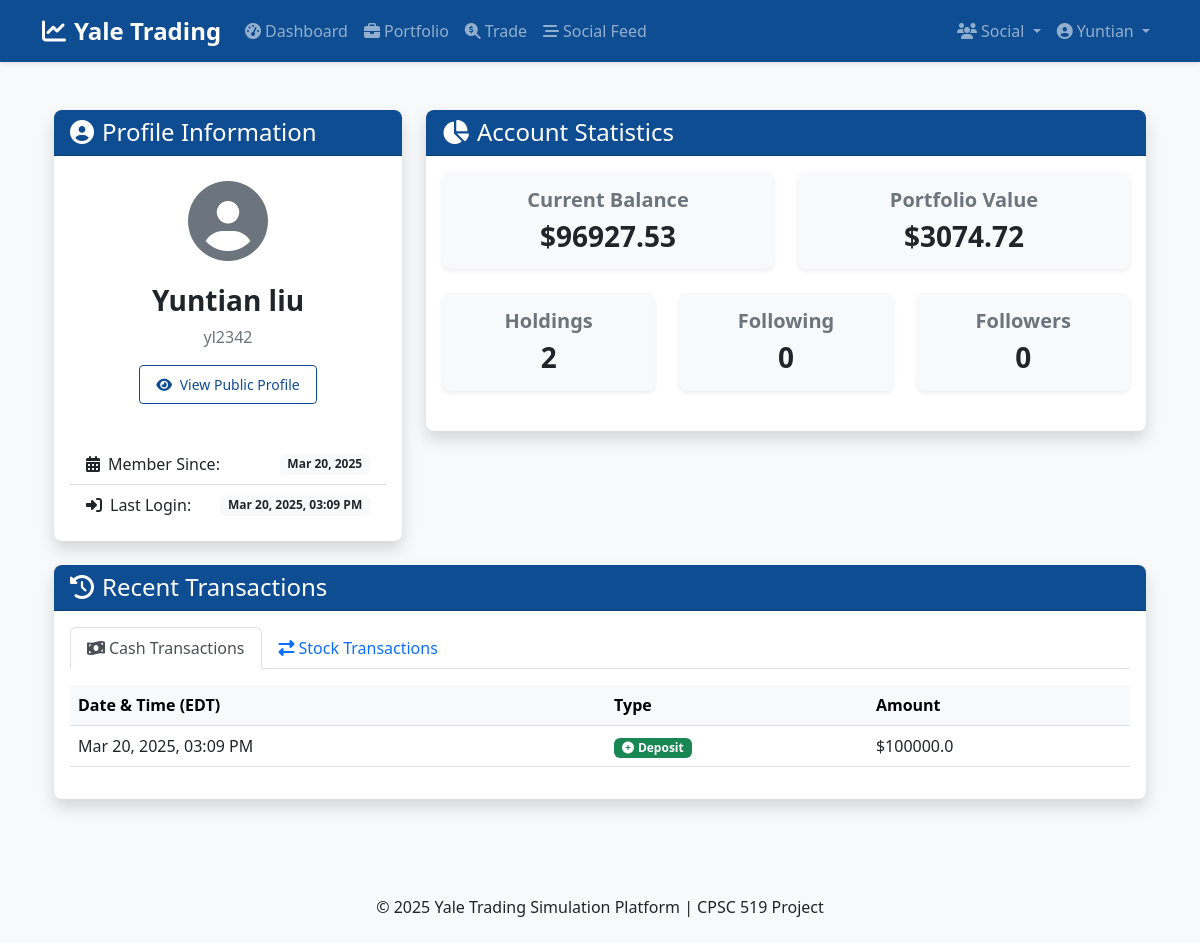
Before: /profile (signed in) with the older database file.
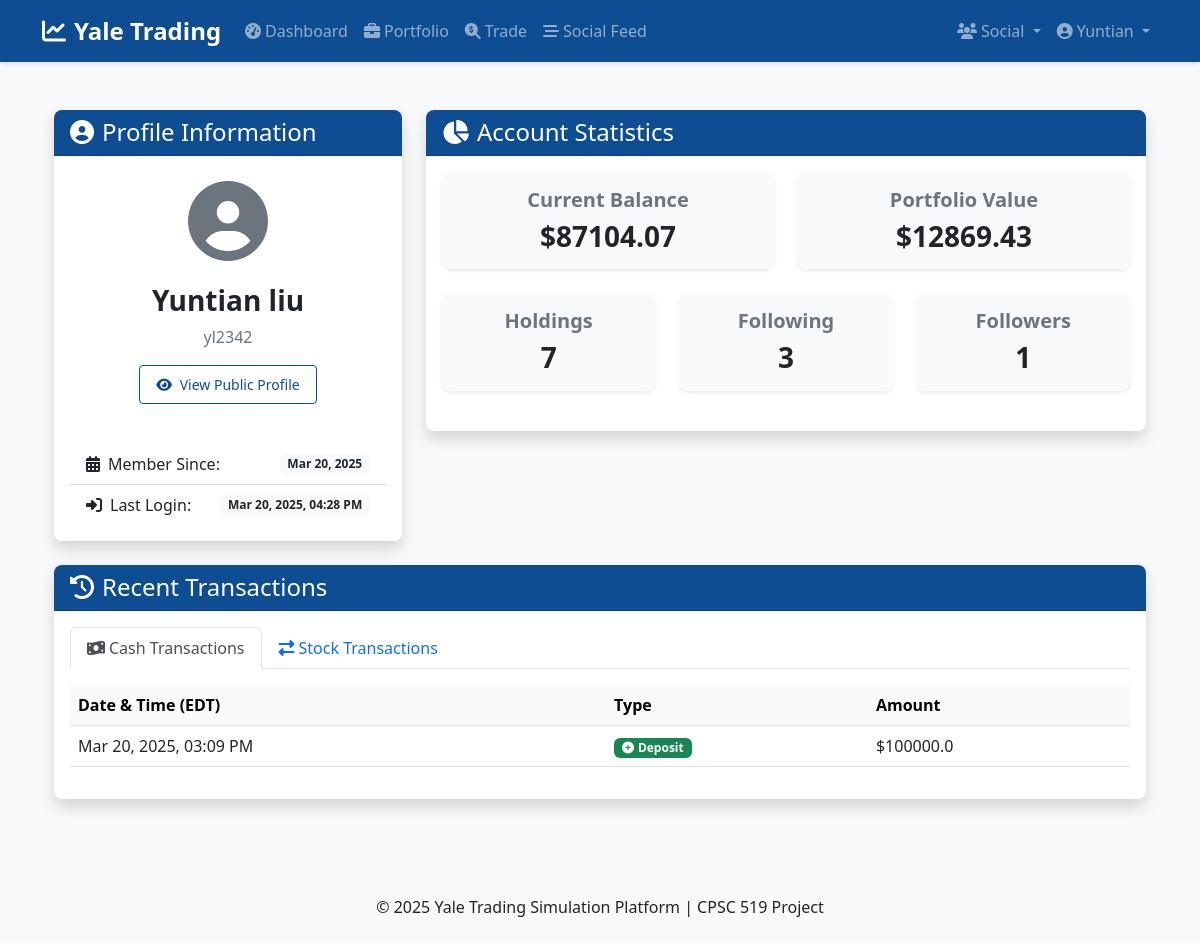
After: the same page with the newer database file.
### app/models/user.py (models this page shows, shortened)
class User(db.Model, UserMixin):
    id = db.Column(db.Integer, primary_key=True)
    net_id = db.Column(db.String(20), unique=True, nullable=False)
    password_hash = db.Column(db.String(128), nullable=False)
    first_name = db.Column(db.String(50), nullable=False)
    last_name = db.Column(db.String(50), nullable=False)
    balance = db.Column(db.Float, default=0.0)
    created_at_edt = db.Column(db.DateTime, default=datetime.now(zoneinfo.ZoneInfo("America/New_York")))
    last_login_edt = db.Column(db.DateTime, default=datetime.now(zoneinfo.ZoneInfo("America/New_York")))
    is_active = db.Column(db.Boolean, default=True)
    portfolio = db.relationship('StockHolding', backref='user', lazy=True)
    transactions = db.relationship('Transaction', backref='user', lazy=True)
    cash_transactions = db.relationship('CashTransaction', backref='user', lazy=True)
    posts = db.relationship('TradingPost', backref='author', lazy=True)
    comments = db.relationship('Comment', backref='author', lazy=True)
    followed = db.relationship(
        'User', secondary=followers,
        primaryjoin=(followers.c.follower_id == id),
        secondaryjoin=(followers.c.followed_id == id),
        backref=db.backref('followers', lazy='dynamic'), lazy='dynamic'
    )
    def get_portfolio_value(self):
        total_value = 0.0
        for holding in self.portfolio:
            total_value += holding.quantity * holding.current_price
        return total_value

### app/models/stock.py (models this page shows, shortened)
class StockHolding(db.Model):
    id = db.Column(db.Integer, primary_key=True)
    user_id = db.Column(db.Integer, db.ForeignKey('user.id'), nullable=False)
    ticker = db.Column(db.String(10), nullable=False)
    company_name = db.Column(db.String(100), nullable=False)
    quantity = db.Column(db.Float, nullable=False, default=0)
    average_buy_price = db.Column(db.Float, nullable=False)
    current_price = db.Column(db.Float, nullable=False)
    last_updated = db.Column(db.DateTime, default=datetime.now(zoneinfo.ZoneInfo("America/New_York")), onupdate=datetime.now(zoneinfo.ZoneInfo("America/New_York")))

class CashTransaction(db.Model):
    id = db.Column(db.Integer, primary_key=True)
    user_id = db.Column(db.Integer, db.ForeignKey('user.id'), nullable=False)
    transaction_type = db.Column(db.String(10), nullable=False)  # 'deposit' or 'withdraw'
    amount = db.Column(db.Float, nullable=False)
    timestamp = db.Column(db.DateTime, default=datetime.now(zoneinfo.ZoneInfo("America/New_York")))

### app/controllers/auth.py (the view)
@auth_bp.route('/profile', methods=['GET'])
@login_required
def profile():
    return render_template('auth/profile.html', title='My Profile')

### app/models/user.py (called while the page is built)
@login_manager.user_loader
def load_user(user_id):
    return User.query.get(int(user_id))

### app/templates/auth/profile.html (shortened to what this page needs)
{% extends "layout.html" %}
{% block content %}
<div class="container py-4">
    <div class="row">
        <div class="col-lg-4 mb-4">
            <div class="card shadow">
                <div class="card-header bg-primary text-white">
                    <h2 class="h4 mb-0"><i class="fas fa-user-circle me-2"></i>Profile Information</h2>
                </div>
                <div class="card-body">
                    <div class="text-center mb-4">
                        <div class="display-1 text-muted mb-3">
                            <i class="fas fa-user-circle"></i>
                        </div>
                        <h3>{{ current_user.first_name }} {{ current_user.last_name }}</h3>
                        <p class="text-muted">{{ current_user.net_id }}</p>
                        <a href="{{ url_for('social.user_profile', user_id=current_user.id) }}" class="btn btn-sm btn-outline-primary mb-3">
                            <i class="fas fa-eye me-1"></i> View Public Profile
                        </a>
                    </div>
                    <div class="list-group list-group-flush">
                        <div class="list-group-item d-flex justify-content-between align-items-center">
                            <span><i class="fas fa-calendar-alt me-2"></i>Member Since:</span>
                            <span class="badge bg-light text-dark">{{ current_user.created_at_edt.strftime('%b %d, %Y') }}</span>
                        </div>
                        <div class="list-group-item d-flex justify-content-between align-items-center">
                            <span><i class="fas fa-sign-in-alt me-2"></i>Last Login:</span>
                            <span class="badge bg-light text-dark">{{ current_user.last_login_edt.strftime('%b %d, %Y, %I:%M %p') }}</span>
                        </div>
                    </div>
                </div>
            </div>
        </div>
        <div class="col-lg-8 mb-4">
            <div class="card shadow">
                <div class="card-header bg-primary text-white">
                    <h2 class="h4 mb-0"><i class="fas fa-chart-pie me-2"></i>Account Statistics</h2>
                </div>
                <div class="card-body">
                    <div class="row">
                        <div class="col-md-6 mb-4">
                            <div class="card bg-light">
                                <div class="card-body text-center">
                                    <h5 class="text-muted">Current Balance</h5>
                                    <h3 class="mb-0">${{ current_user.balance|round(2) }}</h3>
                                </div>
                            </div>
                        </div>
                        <div class="col-md-6 mb-4">
                            <div class="card bg-light">
                                <div class="card-body text-center">
                                    <h5 class="text-muted">Portfolio Value</h5>
                                    <h3 class="mb-0">${{ current_user.get_portfolio_value()|round(2) }}</h3>
                                </div>
                            </div>
                        </div>
                    </div>
                    <div class="row">
                        <div class="col-md-4 mb-4">
                            <div class="card bg-light">
                                <div class="card-body text-center">
                                    <h5 class="text-muted">Holdings</h5>
                                    <h3 class="mb-0">{{ current_user.portfolio|length }}</h3>
                                </div>
                            </div>
                        </div>
                        <div class="col-md-4 mb-4">
                            <div class="card bg-light">
                                <div class="card-body text-center">
                                    <h5 class="text-muted">Following</h5>
                                    <h3 class="mb-0">{{ current_user.followed.count() }}</h3>
                                </div>
                            </div>
                        </div>
                        <div class="col-md-4 mb-4">
                            <div class="card bg-light">
                                <div class="card-body text-center">
                                    <h5 class="text-muted">Followers</h5>
                                    <h3 class="mb-0">{{ current_user.followers.count() }}</h3>
                                </div>
                            </div>
                        </div>
                    </div>
                </div>
            </div>
        </div>
    </div>
    <div class="row">
        <div class="col-12">
            <div class="card shadow">
                <div class="card-header bg-primary text-white">
                    <h2 class="h4 mb-0"><i class="fas fa-history me-2"></i>Recent Transactions</h2>
                </div>
                <div class="card-body">
                    <ul class="nav nav-tabs mb-3" id="transactionTabs" role="tablist">
                        <li class="nav-item" role="presentation">
                            <button class="nav-link active" id="cash-tab" data-bs-toggle="tab" data-bs-target="#cash" type="button" role="tab">
                                <i class="fas fa-money-bill-wave me-1"></i>Cash Transactions
                            </button>
                        </li>
                        <li class="nav-item" role="presentation">
                            <button class="nav-link" id="stock-tab" data-bs-toggle="tab" data-bs-target="#stock" type="button" role="tab">
                                <i class="fas fa-exchange-alt me-1"></i>Stock Transactions
                            </button>
                        </li>
                    </ul>
                    <div class="tab-content" id="transactionTabsContent">
                        <div class="tab-pane fade show active" id="cash" role="tabpanel" aria-labelledby="cash-tab">
                            {% if current_user.cash_transactions %}
                                <div class="table-responsive">
                                    <table class="table table-hover">
                                        <thead class="table-light">
                                            <tr>
                                                <th>Date & Time (EDT)</th>
                                                <th>Type</th>
                                                <th>Amount</th>
                                            </tr>
                                        </thead>
                                        <tbody>
                                            {% for transaction in current_user.cash_transactions|sort(attribute='timestamp', reverse=true) %}
                                                {% if loop.index <= 10 %}
                                                <tr>
                                                    <td>{{ transaction.timestamp.strftime('%b %d, %Y, %I:%M %p') }}</td>
                                                    <td>
                                                        {% if transaction.transaction_type == 'deposit' %}
                                                            <span class="badge bg-success"><i class="fas fa-plus-circle me-1"></i>Deposit</span>
                                                        {% else %}
                                                            <span class="badge bg-warning text-dark"><i class="fas fa-minus-circle me-1"></i>Withdrawal</span>
                                                        {% endif %}
                                                    </td>
                                                    <td>${{ transaction.amount|round(2) }}</td>
                                                </tr>
                                                {% endif %}
                                            {% endfor %}
                                        </tbody>
                                    </table>
                                </div>
                            {% else %}
                                <div class="alert alert-info">
                                    <i class="fas fa-info-circle me-2"></i>No cash transactions found.
                                </div>
                            {% endif %}
                        </div>
                    </div>
                </div>
            </div>
        </div>
    </div>
</div>
{% endblock %}

### app/templates/layout.html (shortened to what this page needs)
<!DOCTYPE html>
<html lang="en">
<head>
    <link href="https://cdn.jsdelivr.net/npm/bootstrap@5.2.3/dist/css/bootstrap.min.css" rel="stylesheet">
    <link rel="stylesheet" href="https://cdnjs.cloudflare.com/ajax/libs/font-awesome/6.3.0/css/all.min.css">
    <link rel="stylesheet" href="{{ url_for('static', filename='css/main.css') }}">
</head>
<body>
    <header>
        <nav class="navbar navbar-expand-lg navbar-dark bg-primary">
            <div class="container">
                <a class="navbar-brand" href="{{ url_for('main.home') }}">
                    <i class="fas fa-chart-line me-2"></i>Yale Trading
                </a>
                <div class="collapse navbar-collapse" id="navbarNav">
                    <ul class="navbar-nav me-auto">
                        {% if current_user.is_authenticated %}
                            <li class="nav-item">
                                <a class="nav-link" href="{{ url_for('main.dashboard') }}">
                                    <i class="fas fa-tachometer-alt me-1"></i>Dashboard
                                </a>
                            </li>
                            <li class="nav-item">
                                <a class="nav-link" href="{{ url_for('trading.portfolio') }}">
                                    <i class="fas fa-briefcase me-1"></i>Portfolio
                                </a>
                            </li>
                            <li class="nav-item">
                                <a class="nav-link" href="{{ url_for('trading.stock_search') }}">
                                    <i class="fas fa-search-dollar me-1"></i>Trade
                                </a>
                            </li>
                            <li class="nav-item">
                                <a class="nav-link" href="{{ url_for('social.feed') }}">
                                    <i class="fas fa-stream me-1"></i>Social Feed
                                </a>
                            </li>
                        {% endif %}
                    </ul>
                    <ul class="navbar-nav">
                        {% if current_user.is_authenticated %}
                            <li class="nav-item dropdown">
                                <a class="nav-link dropdown-toggle" href="#" id="socialDropdown" role="button" data-bs-toggle="dropdown">
                                    <i class="fas fa-users me-1"></i>Social
                                </a>
                            </li>
                            <li class="nav-item dropdown">
                                <a class="nav-link dropdown-toggle" href="#" id="userDropdown" role="button" data-bs-toggle="dropdown">
                                    <i class="fas fa-user-circle me-1"></i>{{ current_user.first_name }}
                                </a>
                            </li>
                        {% endif %}
                    </ul>
                </div>
            </div>
        </nav>
    </header>
    <main class="container mt-4 mb-5">
        {% block content %}{% endblock %}
    </main>
    <footer class="bg-light py-4 mt-auto">
        <div class="container text-center">
            <p class="mb-0">&copy; {{ now.year }} Yale Trading Simulation Platform | CPSC 519 Project</p>
        </div>
    </footer>
</body>
</html>

### app/static/css/main.css (style rules this page uses)
body { min-height: 100vh; display: flex; flex-direction: column; background-color: #f8f9fa; }
main { flex: 1; }
h1, h2, h3, h4, h5, h6 { font-weight: 600; }
.bg-primary { background-color: #0f4d92 !important; }
a { color: #0f4d92; }
.card { border-radius: 0.5rem; overflow: hidden; border: none; box-shadow: 0 0.125rem 0.25rem rgba(0, 0, 0, 0.075); transition: transform 0.2s, box-shadow 0.2s; }
.card-header { font-weight: 600; }
.btn { border-radius: 0.25rem; padding: 0.5rem 1rem; font-weight: 500; }
.btn-outline-primary { color: #0f4d92; border-color: #0f4d92; }
.navbar { box-shadow: 0 2px 4px rgba(0, 0, 0, 0.1); }
.navbar-brand { font-weight: 700; font-size: 1.5rem; }

Changed rows visible on the page:
changed User "Yuntian": last_login_edt "Mar 20, 2025, 03:09 PM" → "Mar 20, 2025, 04:28 PM"; balance "96927.53" → "87104.07"
changed StockHolding: get_portfolio_value "3074.72" → "12869.43"
Other visible differences:
{{ current_user.portfolio|length }}: "2" → "7"
{{ current_user.followed.count() }}: "0" → "3"
{{ current_user.followers.count() }}: "0" → "1"
